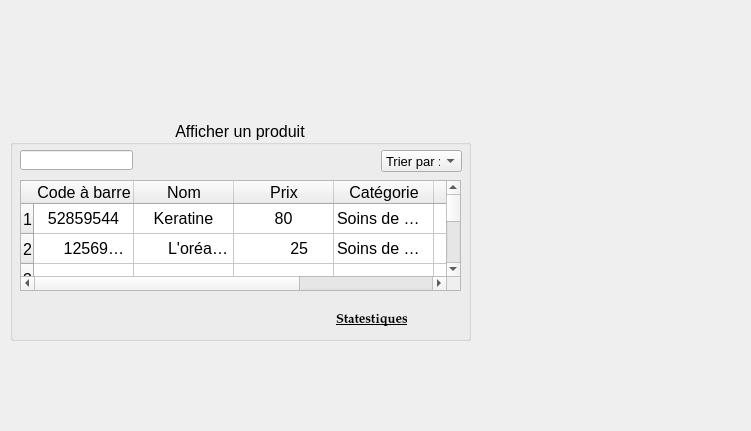
<?xml version="1.0" encoding="UTF-8"?>
<ui version="4.0">
 <class>AfficherProduits</class>
 <widget class="QDialog" name="AfficherProduits">
  <property name="geometry">
   <rect>
    <x>0</x>
    <y>0</y>
    <width>751</width>
    <height>431</height>
   </rect>
  </property>
  <property name="windowTitle">
   <string>Dialog</string>
  </property>
  <widget class="QLabel" name="label">
   <property name="geometry">
    <rect>
     <x>0</x>
     <y>0</y>
     <width>751</width>
     <height>431</height>
    </rect>
   </property>
   <property name="text">
    <string/>
   </property>
   <property name="pixmap">
    <pixmap>../../Downloads/248085488_591901992026832_2710901618884620913_n.png</pixmap>
   </property>
   <property name="scaledContents">
    <bool>true</bool>
   </property>
  </widget>
  <widget class="QGroupBox" name="groupBox">
   <property name="geometry">
    <rect>
     <x>10</x>
     <y>120</y>
     <width>461</width>
     <height>221</height>
    </rect>
   </property>
   <property name="font">
    <font>
     <pointsize>12</pointsize>
    </font>
   </property>
   <property name="title">
    <string>Afficher un produit</string>
   </property>
   <property name="alignment">
    <set>Qt::AlignCenter</set>
   </property>
   <widget class="QTableWidget" name="tableWidget">
    <property name="geometry">
     <rect>
      <x>10</x>
      <y>60</y>
      <width>441</width>
      <height>111</height>
     </rect>
    </property>
    <row>
     <property name="text">
      <string>1</string>
     </property>
    </row>
    <row>
     <property name="text">
      <string>2</string>
     </property>
    </row>
    <row>
     <property name="text">
      <string>3</string>
     </property>
    </row>
    <row>
     <property name="text">
      <string>4</string>
     </property>
    </row>
    <row>
     <property name="text">
      <string>6</string>
     </property>
    </row>
    <column>
     <property name="text">
      <string>Code à barre</string>
     </property>
    </column>
    <column>
     <property name="text">
      <string>Nom</string>
     </property>
    </column>
    <column>
     <property name="text">
      <string>Prix</string>
     </property>
    </column>
    <column>
     <property name="text">
      <string>Catégorie</string>
     </property>
    </column>
    <column>
     <property name="text">
      <string>Stockage</string>
     </property>
    </column>
    <column>
     <property name="text">
      <string>Image</string>
     </property>
    </column>
    <item row="0" column="0">
     <property name="text">
      <string>52859544</string>
     </property>
     <property name="textAlignment">
      <set>AlignCenter</set>
     </property>
    </item>
    <item row="0" column="1">
     <property name="text">
      <string>Keratine</string>
     </property>
     <property name="textAlignment">
      <set>AlignCenter</set>
     </property>
    </item>
    <item row="0" column="2">
     <property name="text">
      <string>80</string>
     </property>
     <property name="textAlignment">
      <set>AlignCenter</set>
     </property>
    </item>
    <item row="0" column="3">
     <property name="text">
      <string>Soins de cheveux</string>
     </property>
    </item>
    <item row="0" column="4">
     <property name="text">
      <string>50</string>
     </property>
     <property name="textAlignment">
      <set>AlignCenter</set>
     </property>
    </item>
    <item row="0" column="5">
     <property name="text">
      <string>keratine.png</string>
     </property>
     <property name="textAlignment">
      <set>AlignCenter</set>
     </property>
    </item>
    <item row="1" column="0">
     <property name="text">
      <string>      12569847</string>
     </property>
    </item>
    <item row="1" column="1">
     <property name="text">
      <string>       L'oréal Paris</string>
     </property>
    </item>
    <item row="1" column="2">
     <property name="text">
      <string>            25</string>
     </property>
    </item>
    <item row="1" column="3">
     <property name="text">
      <string>Soins de visages</string>
     </property>
    </item>
    <item row="1" column="4">
     <property name="text">
      <string>            10</string>
     </property>
    </item>
    <item row="1" column="5">
     <property name="text">
      <string>    masque.png</string>
     </property>
    </item>
   </widget>
   <widget class="QLineEdit" name="lineEdit">
    <property name="geometry">
     <rect>
      <x>10</x>
      <y>30</y>
      <width>113</width>
      <height>20</height>
     </rect>
    </property>
   </widget>
   <widget class="QPushButton" name="pushButton">
    <property name="geometry">
     <rect>
      <x>120</x>
      <y>30</y>
      <width>31</width>
      <height>21</height>
     </rect>
    </property>
    <property name="autoFillBackground">
     <bool>false</bool>
    </property>
    <property name="text">
     <string/>
    </property>
    <property name="icon">
     <iconset>
      <normaloff>../../Downloads/search_102938.png</normaloff>../../Downloads/search_102938.png</iconset>
    </property>
    <property name="iconSize">
     <size>
      <width>18</width>
      <height>20</height>
     </size>
    </property>
    <property name="checkable">
     <bool>false</bool>
    </property>
    <property name="autoExclusive">
     <bool>false</bool>
    </property>
    <property name="flat">
     <bool>true</bool>
    </property>
   </widget>
   <widget class="QPushButton" name="pushButton_2">
    <property name="geometry">
     <rect>
      <x>400</x>
      <y>180</y>
      <width>41</width>
      <height>41</height>
     </rect>
    </property>
    <property name="font">
     <font>
      <pointsize>10</pointsize>
     </font>
    </property>
    <property name="text">
     <string/>
    </property>
    <property name="icon">
     <iconset>
      <normaloff>../images.png</normaloff>../images.png</iconset>
    </property>
    <property name="iconSize">
     <size>
      <width>100</width>
      <height>30</height>
     </size>
    </property>
    <property name="autoRepeatInterval">
     <number>200</number>
    </property>
    <property name="flat">
     <bool>true</bool>
    </property>
   </widget>
   <widget class="QLabel" name="label_2">
    <property name="geometry">
     <rect>
      <x>326</x>
      <y>190</y>
      <width>71</width>
      <height>20</height>
     </rect>
    </property>
    <property name="font">
     <font>
      <family>Palatino Linotype</family>
      <pointsize>10</pointsize>
      <weight>75</weight>
      <bold>true</bold>
      <underline>true</underline>
     </font>
    </property>
    <property name="text">
     <string>Statestiques</string>
    </property>
   </widget>
   <widget class="QComboBox" name="comboBox">
    <property name="geometry">
     <rect>
      <x>371</x>
      <y>30</y>
      <width>81</width>
      <height>22</height>
     </rect>
    </property>
    <property name="font">
     <font>
      <pointsize>10</pointsize>
     </font>
    </property>
    <item>
     <property name="text">
      <string>Trier par :</string>
     </property>
    </item>
    <item>
     <property name="text">
      <string>Nom</string>
     </property>
    </item>
    <item>
     <property name="text">
      <string>Prix</string>
     </property>
    </item>
    <item>
     <property name="text">
      <string>Catégorie</string>
     </property>
    </item>
   </widget>
  </widget>
 </widget>
 <resources/>
 <connections/>
</ui>
